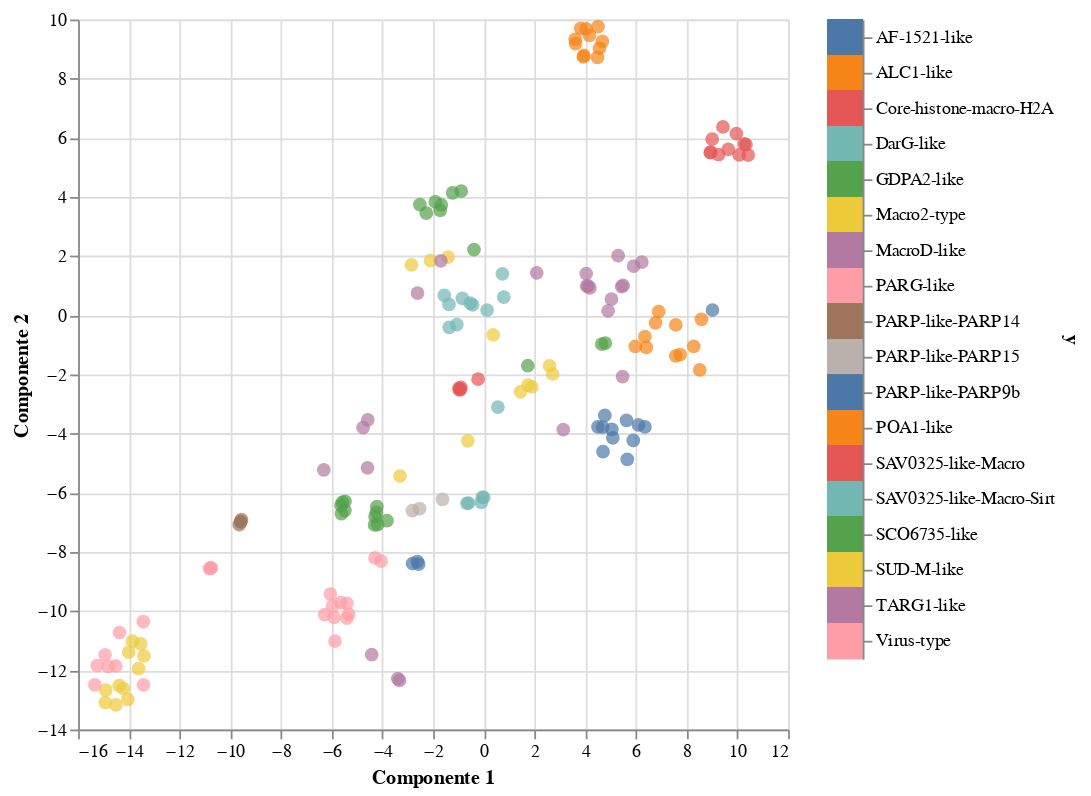

Notebook code cell kept with this figure:
### Code cell
plot_multidimensional(embs, df["Tipo de Macro"], method="tsne")

### Figure 1 — Vega-Lite specification as saved in the notebook (floating-point values rounded to 4 significant figures; data arrays with more than 128 entries replaced by an {"elided": "..."} marker saying what was removed)
{"config": {"view": {"continuousWidth": 400, "continuousHeight": 300}}, "hconcat": [{"mark": {"type": "circle", "size": 60}, "encoding": {"color": {"condition": {"type": "nominal", "field": "y", "legend": null, "selection": "selector003"}, "value": "lightgray"}, "tooltip": {"type": "nominal", "field": "y"}, "x": {"type": "quantitative", "field": "Componente 1"}, "y": {"type": "quantitative", "field": "Componente 2"}}, "height": 400, "selection": {"selector003": {"type": "multi", "fields": ["y"]}, "selector004": {"type": "interval", "bind": "scales", "encodings": ["x", "y"]}}, "width": 400}, {"mark": "rect", "encoding": {"color": {"condition": {"type": "nominal", "field": "y", "legend": null, "selection": "selector003"}, "value": "lightgray"}, "y": {"type": "nominal", "axis": {"orient": "right"}, "field": "y"}}, "selection": {"selector003": {"type": "multi", "fields": ["y"]}}}], "data": {"name": "data-718781e1e31ebd003001f78b25dcd2de"}, "$schema": "https://vega.github.io/schema/vega-lite/v4.8.1.json", "datasets": {"data-718781e1e31ebd003001f78b25dcd2de": {"elided": "165 records"}}}
